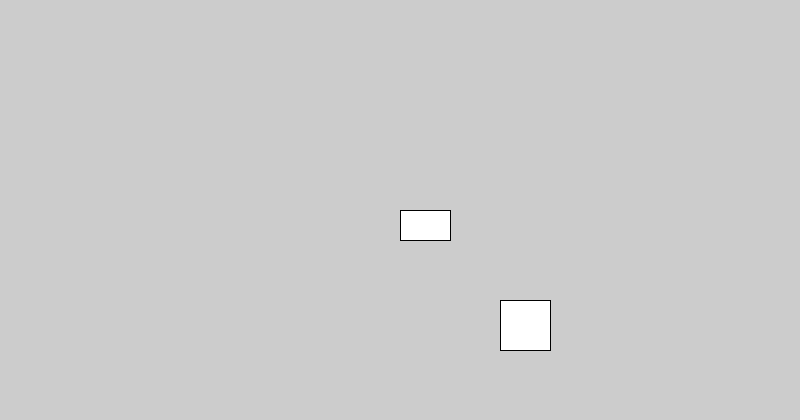
Frame 1 (no input)
Frame 60 (the mouse pressed at the canvas centre just before this capture): identical to frame 1, image omitted
Frame 120 (the mouse held since frame 60 and released just before this capture): identical to frame 1, image omitted

The Processing sketch that drew this single still picture (run headless with seeded random() and noise(); from frame 60 on, the mouse is pressed at the canvas centre):

// Processing sketch: game_v001
// ── game_v001.pde
GameObject first;
Player player;

void setup() {
  size(800, 420);
  
  first = new GameObject(width/2, height/2, 50, 30);
  player = new Player(500,300, 50,50);
}

void draw() {
   first.Display();
   player.Display();
}

// ── GameObject.pde
class GameObject {
   float x, y;
   float w, h;
   boolean is_visible;
   
   GameObject(float _x, float _y, float _w, float _h) {
     is_visible = true;
     x = _x;
     y = _y;
     w = _w;
     h = _h;
   }
   
   void Display() {
      rect(x,y,w,h); 
   }
}

// ── Player.pde
class Player extends GameObject {

  Player(float _x, float _y, float _w, float _h) {
    super(_x, _y, _w, _h);
  }

  void Move(char code) {
    switch(code) {
    case 'a':
      player.x -= 5;
      break;
    case 'd':
      player.x += 5;
      break;
    case 'w':
      player.y -= 10;
      break;
    case 's':
      player.y += 10;
      break;
    default:          
      println("key pressed "+code);   // don't match the switch parameter
      break;
    }
  }
}
